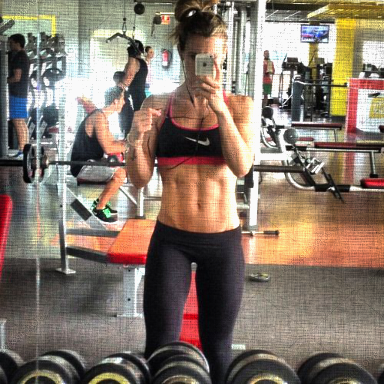
#> input picture test/filter/background/textureEffect_with_canvas_str_05.png, 384 x 384 px, given as the content of the folder ../test/input/image/, which was not available
$ jupyter execute '2. demo_blur.ipynb'   (shell and % lines are left out)   (text cells are left out)
#> lines starting #> are read from the running program, lines starting #| are printed output that depends on the picture; after the words box and inside, x2 and y2 are one past the last pixel; in counts of white or black regions, pixels touching at a corner belong together; pictures that were not available may be replaced by others from this repository, and a replacement may not be noted
### src/image_utils.py
import numpy as np
import pandas as pd
import cv2

def read_image(image_path):
    """ Read image file in 32bit format(RGBA)

    Keyword arguments:
    image_path -- the path of image to read
    """
    image = cv2.imread(image_path,cv2.IMREAD_UNCHANGED)
#> image is the input picture: shape (384, 384, 4); mean B, G, R, A 106.9, 119.6, 133.9, 255
    image = cv2.cvtColor(image, cv2.COLOR_BGR2RGBA)
    return image

def read_profile(profile_path):
    """ Read profile file in  8bit format(GRAY)

    Keyword arguments:
    profile_path -- the path of profile to read
    """
    profile = cv2.imread(profile_path,0)
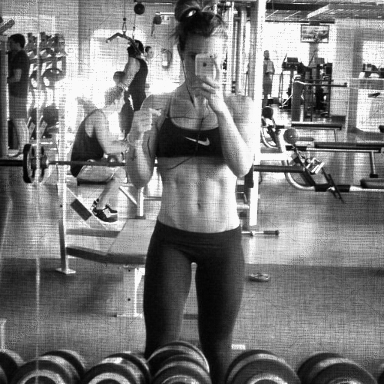
#> profile: shape (384, 384); min 0, max 250, mean 121.9
    return profile

# [40 lines left out: functions read_lut, write_image, write_profile, not called in this run]

def reduce_mask(profile, width=1):
    """ return : profile에서 width만큼 뺀 영역

    Keyword arguments:
    width -- border 주위로 줄어드는 크기
    """
    kernel = np.ones((3,3), np.uint8)
    mask = cv2.erode(profile, kernel, iterations=width)
    mask = (mask>10).astype(np.uint8)*254
    return mask

# [10 lines left out: function expand_mask, not called in this run]

def reverse_mask(mask):
    """ return the reversed value of image
    """
    return ~mask

# [11 lines left out: function extract_border, not called in this run]

def merge_images(src1, src2, mask):
    """ merge two images by mask

    Keyword arguments:
    src1 -- mask에 채울 이미지
    src2 -- mask 외 부분에 채울 이미지
    mask -- merge의 기준이 되는 영역
    """
    out1 = cv2.bitwise_and(src1, src1, mask=mask)
    out2 = cv2.bitwise_and(src2, src2, mask=~mask)
    result = cv2.add(out1, out2)
    return result

### src/blur.py
import numpy as np
import cv2

def avgBlur(image, ksize=11):
    """ apply average blur in image

    (ksize,ksize) 내의 픽셀 값 평균을 중앙 pixel값으로 대체하는 연산
    가장 기초적인 형태의 Blur지만, 구리기 그지없음

    Keyword arguments:
    ksize -- the blur size, 값이 클수록 blur 효과가 더 커짐
    """
#> called with ksize = 17
    rgb, alpha = image[:,:,:3], image[:,:,3:]
#> alpha: shape (384, 384, 1); every value is 255
    blurred = cv2.blur(rgb, (ksize,ksize))
    result = np.concatenate([blurred,alpha],axis=-1)
    return result

def normBlur(image, ksize=11, sigmaX=0):
    """ apply normalization blur in image

    (ksize,ksize) 내의 픽셀 값을 Gaussian 분포에 따라 곱해준 평균을
    중앙 pixel값으로 대체하는 연산
    avgBlur보다 훨씬 Smooth하게 변화하는 Blur

    Keyword arguments:
    ksize -- the blur size, 값이 클수록 blur 효과가 더 커짐
    sigmaX -- Normalization 분포의 sigmaX 값.
    """
    if ksize % 2 ==0:
        ksize += 1 # ksize는 홀수여야 함

    rgb, alpha = image[:,:,:3], image[:,:,3:]
    blurred = cv2.GaussianBlur(rgb, (ksize,ksize), sigmaX)
    result = np.concatenate([blurred, alpha],axis=-1)
    return result

def medianBlur(image, ksize=11):
    """ apply median blur in image

    (ksize,ksize) 내의 픽셀 값의 중앙값을 중앙 pixel값으로 대체하는 연산
    위 두 Blur와 다른 느낌의 Blur를 생산함. 이런거 좋아하는 사람 있을듯

    Keyword arguments:
    ksize -- the blur size, 값이 클수록 blur 효과가 더 커짐
    """
    rgb, alpha = image[:,:,:3], image[:,:,3:]
    blurred = cv2.medianBlur(rgb, ksize)
    result = np.concatenate([blurred, alpha],axis=-1)
    return result

def bltBlur(image, d=11, sigmaColor=75, sigmaSpace=75):
    """ apply bilateral blur in image

    normBlur는 중심 화소에서의 거리에 따른 가중치를 적용한 MASK를
    사용해서 영상을 부드럽게 만들어줌
    bltBlur도 normBlur처럼 가중치를 적용한 MASK를 사용하지만
    결정적으로 다른 점은 가중치에 중심 화소에서의 거리뿐만 아니라
    중심 화소와의 밝기 차이도 고려한다는 점이 차이.
    좀 더 노이즈에 강하지만

    Keyword arguments:
    d -- 필터링에 이용하는 이웃한 픽셀의 지름을 정의 불가능한경우 sigmaspace 를 사용
    sigmaColor -- 컬러공간의 시그마공간 정의, 클수록 이웃한 픽셀과 기준색상의 영향이 커진다
    sigmaSpace -- 시그마 필터를 조정. 값이 클수록 긴밀하게 주변 픽셀에 영향을 미침.
                  d>0 이면 영향을 받지 않고, 그 외에는 d 값에 비례한다
    """
    rgb, alpha = image[:,:,:3], image[:,:,3:]
    blurred = cv2.bilateralFilter(rgb, d, sigmaColor, sigmaSpace)
    result = np.concatenate([blurred, alpha],axis=-1)
    return result

### scripts/2. demo_blur.ipynb
[cell 1]
import os
import sys
sys.path.append("../src/")

import numpy as np
import cv2
import matplotlib.pyplot as plt

from image_utils import read_image, read_profile
from image_utils import reduce_mask, expand_mask, reverse_mask
from image_utils import extract_border, merge_images
from blur import avgBlur, normBlur, medianBlur, bltBlur

[cell 2]
test_dir = "../test/"

input_dir = os.path.join(test_dir,"input/")

image_dir = os.path.join(input_dir, "image/")
profile_dir = os.path.join(input_dir, "profile/")

[cell 3]
# image 디렉토리의 파일명과 profile 디렉토리의 파일명은 동일함.
# 이름을 기준으로 mapping되어 있음
filenames = os.listdir(image_dir)
filename = filenames[-1]

imagepath = os.path.join(image_dir,filename)
image = read_image(imagepath)

profilepath = os.path.join(profile_dir,filename)
profile = read_profile(profilepath)

[cell 4]
before = image
ksize = 17
after = avgBlur(image,ksize)
fig = plt.figure(figsize=(10,10))
ax = fig.add_subplot(121)
ax.set_title('before')
ax.imshow(before)
ax = fig.add_subplot(122)
ax.set_title('after (ksize={})'.format(ksize))
ax.imshow(after)
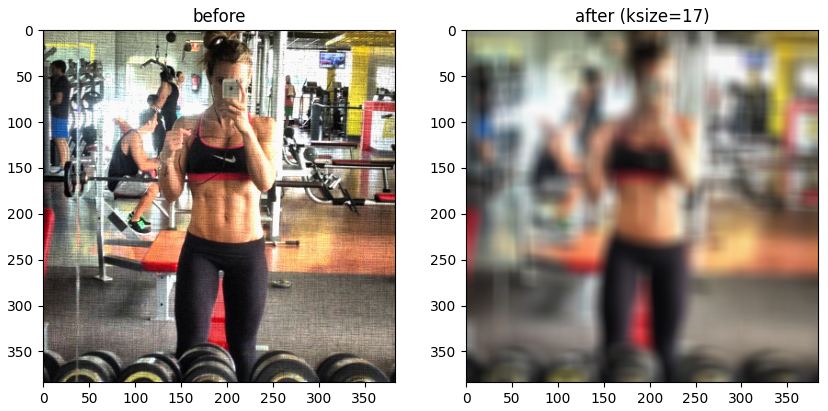
#> figure drawn by matplotlib, 2 panels

[cell 5]
before = image
ksize = 17
after = normBlur(image,ksize)
#> in normBlur, `blurred = cv2.GaussianBlur(rgb, (ksize,ksize), sigmaX)`:
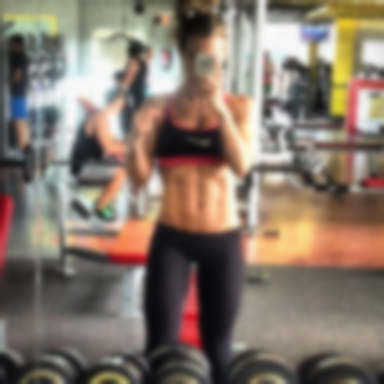
#> blurred: shape (384, 384, 3); mean R, G, B 133.9, 119.6, 106.9
fig = plt.figure(figsize=(10,10))
ax = fig.add_subplot(121)
ax.set_title('before')
ax.imshow(before)
ax = fig.add_subplot(122)
ax.set_title('after (ksize={})'.format(ksize))
ax.imshow(after)

[cell 6]
before = image
ksize = 17
after = medianBlur(image,ksize)
#> in medianBlur, `blurred = cv2.medianBlur(rgb, ksize)`:
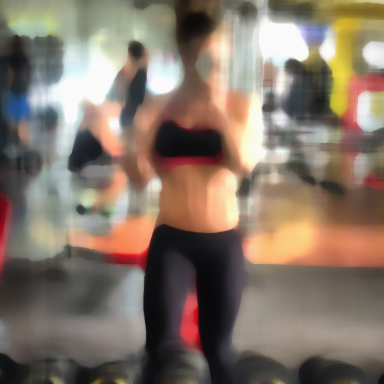
#> blurred: shape (384, 384, 3); mean R, G, B 132.8, 117.7, 104.3
fig = plt.figure(figsize=(10,10))
ax = fig.add_subplot(121)
ax.set_title('before')
ax.imshow(before)
ax = fig.add_subplot(122)
ax.set_title('after (ksize={})'.format(ksize))
ax.imshow(after)

[cell 7]
before = image
d = 17
after = bltBlur(image,d)
#> in bltBlur, `blurred = cv2.bilateralFilter(rgb, d, sigmaColor, sigmaSpace)`:
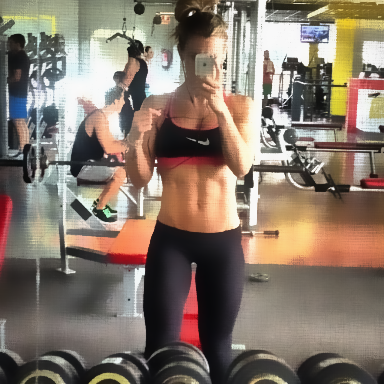
#> blurred: shape (384, 384, 3); mean R, G, B 133.6, 119.4, 106.7
fig = plt.figure(figsize=(10,10))
ax = fig.add_subplot(121)
ax.set_title('before')
ax.imshow(before)
ax = fig.add_subplot(122)
ax.set_title('after (d={})'.format(d))
ax.imshow(after)

[cell 8]
before = image
mask = reverse_mask(profile)
#> in reverse_mask, `return ~mask`:
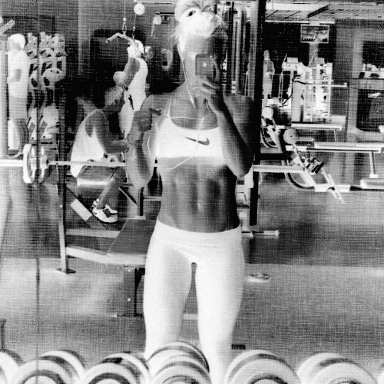
#> returned value: shape (384, 384); min 5, max 255, mean 133.1
d = 17
blurred = medianBlur(image,d)
after1 = merge_images(blurred,before,mask)
#> in merge_images, `result = cv2.add(out1, out2)`:
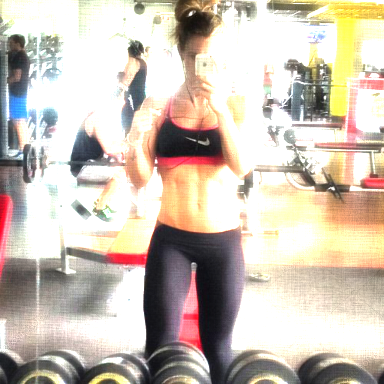
#> result: shape (384, 384, 4); mean R, G, B, A 204.4, 193.7, 180.9, 255

fig = plt.figure(figsize=(10,10))
ax = fig.add_subplot(121)
ax.set_title('before')
ax.imshow(before)
ax = fig.add_subplot(122)
ax.set_title('after (d={})'.format(d))
ax.imshow(after1)

[cell 9]
before = image
r_mask = reduce_mask(profile, width=2)
#> in reduce_mask, `mask = cv2.erode(profile, kernel, iterations=width)`:
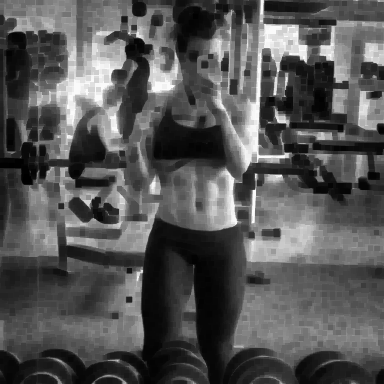
#> mask: shape (384, 384); min 0, max 250, mean 85.5
#> in reduce_mask, `mask = (mask>10).astype(np.uint8)*254`:
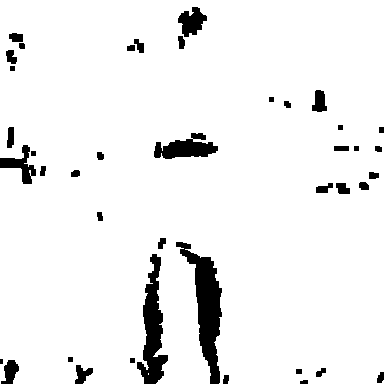
#> mask: shape (384, 384); values 0 (black) and 254 (white), 93.9% white; 41 black regions (1 under 20 px), largest, box (x1, y1, x2, y2) and area: (176, 242, 222, 384) 2528, (137, 254, 168, 384) 1929, (154, 133, 218, 159) 976
r_mask = reverse_mask(r_mask) # reduce 적용 마스크

d = 17
blurred = medianBlur(image,d)
after2 = merge_images(blurred,before,r_mask)
#> in merge_images (call 2), `out2 = cv2.bitwise_and(src2, src2, mask=~mask)`:
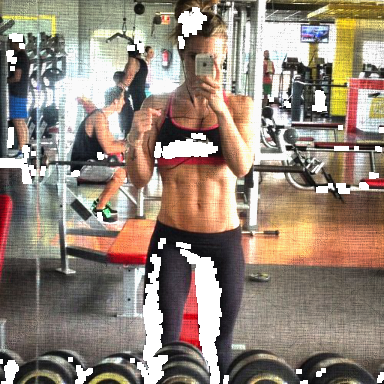
#> out2: shape (384, 384, 4); mean R, G, B, A 132.4, 118.2, 105.5, 239.4; transparent parts drawn white

fig = plt.figure(figsize=(20,15))

ax = fig.add_subplot(131)
ax.set_title('before')
ax.imshow(before)

ax = fig.add_subplot(132)
ax.set_title('after (no reduce)')
ax.imshow(after1)

ax = fig.add_subplot(133)
ax.set_title('after (apply reduce)')
ax.imshow(after2)
